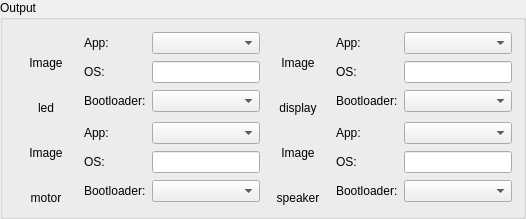
      <widget class="QGroupBox" name="groupBox_2">
       <property name="title">
        <string>Output</string>
       </property>
       <layout class="QGridLayout" name="gridLayout_13">
        <item row="0" column="1">
         <layout class="QHBoxLayout" name="horizontalLayout_9">
          <item>
           <layout class="QVBoxLayout" name="verticalLayout_8">
            <item>
             <widget class="QLabel" name="display_image">
              <property name="sizePolicy">
               <sizepolicy hsizetype="Fixed" vsizetype="Fixed">
                <horstretch>0</horstretch>
                <verstretch>0</verstretch>
               </sizepolicy>
              </property>
              <property name="minimumSize">
               <size>
                <width>64</width>
                <height>64</height>
               </size>
              </property>
              <property name="maximumSize">
               <size>
                <width>64</width>
                <height>64</height>
               </size>
              </property>
              <property name="frameShape">
               <enum>QFrame::NoFrame</enum>
              </property>
              <property name="text">
               <string>Image</string>
              </property>
              <property name="alignment">
               <set>Qt::AlignCenter</set>
              </property>
             </widget>
            </item>
            <item>
             <widget class="QLabel" name="label_29">
              <property name="frameShape">
               <enum>QFrame::NoFrame</enum>
              </property>
              <property name="text">
               <string>display</string>
              </property>
              <property name="alignment">
               <set>Qt::AlignCenter</set>
              </property>
             </widget>
            </item>
           </layout>
          </item>
          <item>
           <layout class="QGridLayout" name="gridLayout_8">
            <item row="0" column="0">
             <widget class="QLabel" name="label_30">
              <property name="text">
               <string>App:</string>
              </property>
             </widget>
            </item>
            <item row="0" column="1">
             <widget class="QComboBox" name="display_app_combobox"/>
            </item>
            <item row="1" column="0">
             <widget class="QLabel" name="label_31">
              <property name="text">
               <string>OS:</string>
              </property>
             </widget>
            </item>
            <item row="1" column="1">
             <widget class="QLineEdit" name="display_os_text">
              <property name="readOnly">
               <bool>true</bool>
              </property>
             </widget>
            </item>
            <item row="2" column="0">
             <widget class="QLabel" name="label_32">
              <property name="text">
               <string>Bootloader:</string>
              </property>
             </widget>
            </item>
            <item row="2" column="1">
             <widget class="QComboBox" name="display_bootloader_combobox"/>
            </item>
           </layout>
          </item>
         </layout>
        </item>
        <item row="0" column="0">
         <layout class="QHBoxLayout" name="horizontalLayout_10">
          <item>
           <layout class="QVBoxLayout" name="verticalLayout_9">
            <item>
             <widget class="QLabel" name="led_image">
              <property name="sizePolicy">
               <sizepolicy hsizetype="Fixed" vsizetype="Fixed">
                <horstretch>0</horstretch>
                <verstretch>0</verstretch>
               </sizepolicy>
              </property>
              <property name="minimumSize">
               <size>
                <width>64</width>
                <height>64</height>
               </size>
              </property>
              <property name="maximumSize">
               <size>
                <width>64</width>
                <height>64</height>
               </size>
              </property>
              <property name="frameShape">
               <enum>QFrame::NoFrame</enum>
              </property>
              <property name="text">
               <string>Image</string>
              </property>
              <property name="alignment">
               <set>Qt::AlignCenter</set>
              </property>
             </widget>
            </item>
            <item>
             <widget class="QLabel" name="label_33">
              <property name="frameShape">
               <enum>QFrame::NoFrame</enum>
              </property>
              <property name="text">
               <string>led</string>
              </property>
              <property name="alignment">
               <set>Qt::AlignCenter</set>
              </property>
             </widget>
            </item>
           </layout>
          </item>
          <item>
           <layout class="QGridLayout" name="gridLayout_9">
            <item row="0" column="0">
             <widget class="QLabel" name="label_34">
              <property name="text">
               <string>App:</string>
              </property>
             </widget>
            </item>
            <item row="0" column="1">
             <widget class="QComboBox" name="led_app_combobox"/>
            </item>
            <item row="1" column="0">
             <widget class="QLabel" name="label_35">
              <property name="text">
               <string>OS:</string>
              </property>
             </widget>
            </item>
            <item row="1" column="1">
             <widget class="QLineEdit" name="led_os_text">
              <property name="readOnly">
               <bool>true</bool>
              </property>
             </widget>
            </item>
            <item row="2" column="0">
             <widget class="QLabel" name="label_36">
              <property name="text">
               <string>Bootloader:</string>
              </property>
             </widget>
            </item>
            <item row="2" column="1">
             <widget class="QComboBox" name="led_bootloader_combobox"/>
            </item>
           </layout>
          </item>
         </layout>
        </item>
        <item row="1" column="1">
         <layout class="QHBoxLayout" name="horizontalLayout_12">
          <item>
           <layout class="QVBoxLayout" name="verticalLayout_11">
            <item>
             <widget class="QLabel" name="speaker_image">
              <property name="sizePolicy">
               <sizepolicy hsizetype="Fixed" vsizetype="Fixed">
                <horstretch>0</horstretch>
                <verstretch>0</verstretch>
               </sizepolicy>
              </property>
              <property name="minimumSize">
               <size>
                <width>64</width>
                <height>64</height>
               </size>
              </property>
              <property name="maximumSize">
               <size>
                <width>64</width>
                <height>64</height>
               </size>
              </property>
              <property name="frameShape">
               <enum>QFrame::NoFrame</enum>
              </property>
              <property name="text">
               <string>Image</string>
              </property>
              <property name="alignment">
               <set>Qt::AlignCenter</set>
              </property>
             </widget>
            </item>
            <item>
             <widget class="QLabel" name="label_41">
              <property name="frameShape">
               <enum>QFrame::NoFrame</enum>
              </property>
              <property name="text">
               <string>speaker</string>
              </property>
              <property name="alignment">
               <set>Qt::AlignCenter</set>
              </property>
             </widget>
            </item>
           </layout>
          </item>
          <item>
           <layout class="QGridLayout" name="gridLayout_11">
            <item row="0" column="0">
             <widget class="QLabel" name="label_42">
              <property name="text">
               <string>App:</string>
              </property>
             </widget>
            </item>
            <item row="0" column="1">
             <widget class="QComboBox" name="speaker_app_combobox"/>
            </item>
            <item row="1" column="0">
             <widget class="QLabel" name="label_43">
              <property name="text">
               <string>OS:</string>
              </property>
             </widget>
            </item>
            <item row="1" column="1">
             <widget class="QLineEdit" name="speaker_os_text">
              <property name="readOnly">
               <bool>true</bool>
              </property>
             </widget>
            </item>
            <item row="2" column="0">
             <widget class="QLabel" name="label_44">
              <property name="text">
               <string>Bootloader:</string>
              </property>
             </widget>
            </item>
            <item row="2" column="1">
             <widget class="QComboBox" name="speaker_bootloader_combobox"/>
            </item>
           </layout>
          </item>
         </layout>
        </item>
        <item row="1" column="0">
         <layout class="QHBoxLayout" name="horizontalLayout_11">
          <item>
           <layout class="QVBoxLayout" name="verticalLayout_10">
            <item>
             <widget class="QLabel" name="motor_image">
              <property name="sizePolicy">
               <sizepolicy hsizetype="Fixed" vsizetype="Fixed">
                <horstretch>0</horstretch>
                <verstretch>0</verstretch>
               </sizepolicy>
              </property>
              <property name="minimumSize">
               <size>
                <width>64</width>
                <height>64</height>
               </size>
              </property>
              <property name="maximumSize">
               <size>
                <width>64</width>
                <height>64</height>
               </size>
              </property>
              <property name="frameShape">
               <enum>QFrame::NoFrame</enum>
              </property>
              <property name="text">
               <string>Image</string>
              </property>
              <property name="alignment">
               <set>Qt::AlignCenter</set>
              </property>
             </widget>
            </item>
            <item>
             <widget class="QLabel" name="label_37">
              <property name="frameShape">
               <enum>QFrame::NoFrame</enum>
              </property>
              <property name="text">
               <string>motor</string>
              </property>
              <property name="alignment">
               <set>Qt::AlignCenter</set>
              </property>
             </widget>
            </item>
           </layout>
          </item>
          <item>
           <layout class="QGridLayout" name="gridLayout_10">
            <item row="0" column="0">
             <widget class="QLabel" name="label_38">
              <property name="text">
               <string>App:</string>
              </property>
             </widget>
            </item>
            <item row="0" column="1">
             <widget class="QComboBox" name="motor_app_combobox"/>
            </item>
            <item row="1" column="0">
             <widget class="QLabel" name="label_39">
              <property name="text">
               <string>OS:</string>
              </property>
             </widget>
            </item>
            <item row="1" column="1">
             <widget class="QLineEdit" name="motor_os_text">
              <property name="readOnly">
               <bool>true</bool>
              </property>
             </widget>
            </item>
            <item row="2" column="0">
             <widget class="QLabel" name="label_40">
              <property name="text">
               <string>Bootloader:</string>
              </property>
             </widget>
            </item>
            <item row="2" column="1">
             <widget class="QComboBox" name="motor_bootloader_combobox"/>
            </item>
           </layout>
          </item>
         </layout>
        </item>
       </layout>
      </widget>
